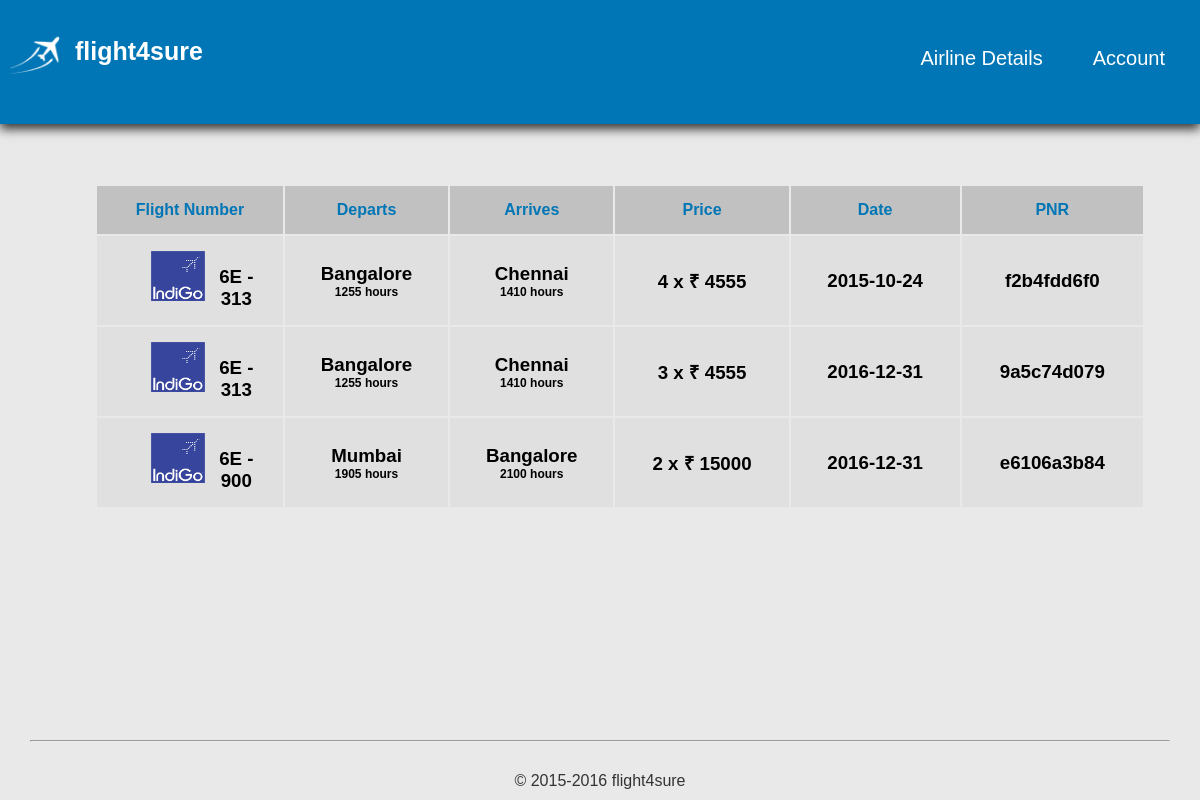
Screenshot of /previous.php (signed in) with the database file from the repository.
### tables this page shows
CREATE TABLE IF NOT EXISTS `bookings` (
  `id` int(11) NOT NULL AUTO_INCREMENT,
  `number` varchar(20) NOT NULL,
  `type` varchar(10) NOT NULL,
  `flight` int(11) NOT NULL,
  `price` int(11) NOT NULL,
  `num` int(11) NOT NULL,
  `user` int(11) NOT NULL,
  `date` varchar(20) NOT NULL,
  PRIMARY KEY (`id`)
);

CREATE TABLE IF NOT EXISTS `airline` (
  `id` int(11) NOT NULL AUTO_INCREMENT,
  `name` varchar(20) NOT NULL,
  `code` varchar(10) NOT NULL,
  `logo` varchar(10) NOT NULL,
  PRIMARY KEY (`id`),
  UNIQUE KEY `code` (`code`)
);

CREATE TABLE IF NOT EXISTS `flights` (
  `id` int(11) NOT NULL AUTO_INCREMENT,
  `num` varchar(10) NOT NULL,
  `airline` int(20) NOT NULL,
  `source` varchar(10) NOT NULL,
  `destination` varchar(10) NOT NULL,
  `seats` int(11) NOT NULL,
  `avail` int(11) NOT NULL,
  `price` int(11) NOT NULL,
  `departure` varchar(10) NOT NULL,
  `arrival` varchar(10) NOT NULL,
  `del` int(11) NOT NULL,
  PRIMARY KEY (`id`)
);

### previous.php (the view, shortened to what this page needs)
<?php
	if(isset($_SESSION['user_id']) && !empty($_SESSION['user_id']))
	{
		$user_id=$_SESSION['user_id'];
	}
	else
	{
		header('Location: login.php');
	}
?>
<html>
	<head>
		<link rel="stylesheet" href="style.css" type="text/css"/>
	</head>
	<body>
		<header>
			<div>
				<a href="search.php">
					<div id="header_left">
						<img id="site_logo" src="logo.png"/>
						<h1 class="title">flight4sure</h1>
					</div>
				</a>
				<div id="header_right">
					<ul>
						<?php
							if(isset($_SESSION['user_id']) && !empty($_SESSION['user_id']))
							{
								if(isset($_SESSION['airline_admin']) && !empty($_SESSION['airline_admin']))
								{
									echo"<a href='airline.php'><li class='outer_li'>Airline Details</li></a>";
								}
									echo"<li class='outer_li account'><a href=''>Account</a><ul class='inner'>";
									echo"</ul></li>";
							}
							else
							{
								echo"<a href='login.php'><li class='outer_li'>Login / Register</li></a>";
							}
						?>
				</ul>
			</div>
			</div>
		</header>
		<section>
			<div id="list_div">
				<?php
				$query="SELECT * FROM `bookings` WHERE `user`='$user_id' ORDER BY `id` DESC";
				$run=mysql_query($query);
				if(mysql_num_rows($run)>0)
				{
					?>
				<table>
					<tr>
						<th>Flight Number</th>
						<th>Departs</th>
						<th>Arrives</th>
						<th>Price</th>
						<th>Date</th>
						<th>PNR</th>
					</tr>
				<?php
					while($row=mysql_fetch_assoc($run))
					{
						$qfnum=$row['flight'];
						$qprice=$row['price'];
						$qnum=$row['num'];
						$qdate=$row['date'];
						$qpnr=substr(md5($row['id']),22);
						$singlePrice=$qprice/$qnum;
						$query1="SELECT * FROM `flights` WHERE `id`='$qfnum'";
						$run1=mysql_query($query1);
						$qsource=mysql_result($run1,0,'source');
						$qdestination=mysql_result($run1,0,'destination');
						$qarrival=mysql_result($run1,0,'arrival');
						$qdeparture=mysql_result($run1,0,'departure');
						$qairline=mysql_result($run1,0,'airline');
						$qnumber=mysql_result($run1,0,'num');
						$query1="SELECT * FROM `airline` WHERE `id`='$qairline'";
						$run1=mysql_query($query1);
						$qcode=mysql_result($run1,0,'code');
						$qlogo=mysql_result($run1,0,'logo');
						?>
				<div class="single_entry">
					<tr>
						<td><?php echo"<img class='alogo' src='$qlogo' /> <h3 class='fnumber'>$qcode - $qnumber " ?></h3></td>
						<td><h3><?php echo " $qsource <br> <span class='smaller'> $qdeparture hours </span> " ?></h3></td>
						<td><h3><?php echo " $qdestination <br> <span class='smaller'> $qarrival hours </span> " ?></h3></td>
						<td><h3><?php echo " $qnum x &#8377 $singlePrice " ?></h3></td>
						<td><h3><?php echo " $qdate " ?></h3></td>
						<td><h3><?php echo " $qpnr " ?></h3></td>
					</tr>
				<?php
					}
					echo "</div>";
					echo "</table>";
				}
				else
				{
					echo "<h2>No Previous Bookings</h2>";
				}?>
			</div>
		</section>
		<footer>
			<hr/>
			<p>&copy; 2015-2016 flight4sure</p>
		</footer>
	</body>
</html>

### style.css (style rules this page uses)
* { padding: 0; margin: 0; font-family: helvetica; }
body { background-color: #e9e9e9; overflow-y: hidden; }
header { width: 100%; height: 8%; color: #ffffff; background-color: #0076b6; box-shadow: 0px 5px 10px 0px #333333; padding-top: 30px; padding-bottom: 30px; }
.account { padding-bottom: 100px; padding-left: 30px; }
#header_left { float: left; margin-left: 10px; }
.smaller { font-size: 12px; }
li { padding: 17px 0; }
a { text-decoration: none; color: #fff; }
ul,li { list-style: none; font-size: 20px; margin-left: 20px; }
#header_right { right: 35px; position: absolute; }
.title { font-size: 25px; margin-top: 7px; float: left; margin-left: 15px; }
#site_logo { float: left; max-height: 50px; }
section { margin: 25px auto; height: 70%; overflow-y: scroll; }
#list_div { display: inline-block; width: 90%; margin-left: 5%; padding: 20px; text-align: center; }
.outer_li { display: inline-block; }
.alogo { max-height: 50px; float: left; margin-left: 25%; }
.fnumber { margin-top: 15px; }
table,tr,th,td { padding: 15px; }
td { background-color: #E0E0E0; }
tr { margin:5px 0; border: 1px solid #000000; text-align: center; }
table { width: 100%; }
th { color: #0076b6; text-align: center; background-color: #c1c1c1; }
footer { text-align: center; width: 100%; bottom: 10px; position: fixed; color: #333333; }
hr { margin: 30px; }

### rows the page displays
bookings: airline.logo (picture), airline.code "6E", flights.num "313", flights.source "Bangalore", flights.departure "1255", flights.destination "Chennai", flights.arrival "1410", num "4", singlePrice "4555", date "2015-10-24", id "f2b4fdd6f0"
bookings: airline.logo (picture), airline.code "6E", flights.num "313", flights.source "Bangalore", flights.departure "1255", flights.destination "Chennai", flights.arrival "1410", num "3", singlePrice "4555", date "2016-12-31", id "9a5c74d079"
bookings: airline.logo (picture), airline.code "6E", flights.num "900", flights.source "Mumbai", flights.departure "1905", flights.destination "Bangalore", flights.arrival "2100", num "2", singlePrice "15000", date "2016-12-31", id "e6106a3b84"
